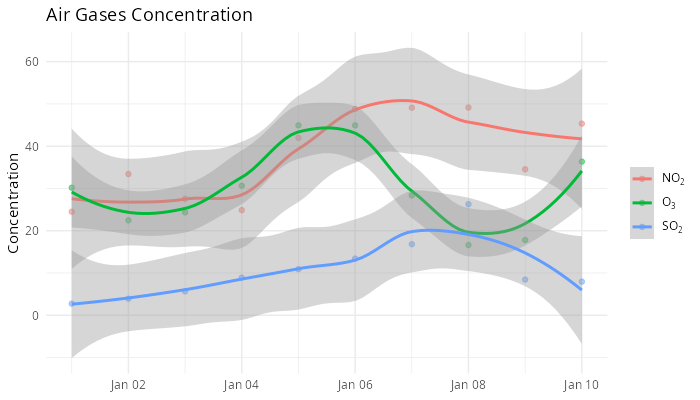

Here is the R script that generated this plot:
#  ----------------------------------------------------------------------------
#  R PLOTS EXAMPLES
#  Air Gases: ggplot2 multiple columns
#  File: air_gases.R
#  Enrique Pérez Herrero
#  30/Ago/2015
#  ----------------------------------------------------------------------------
#
#  Run from this folder: Rscript air_gases.R

library(dplyr)
library(tidyr)
library(ggplot2)

formula_expression <- function(formula) {
    # Turns a chemical formula such as "NO2" into the plotmath expression NO[2]
    x <- gsub("(\\d+)", "[\\1]*", formula)
    x <- sub("\\*$", "", x)
    parse(text = x)[[1]]
}


gases_text <- "
      Date       NO2         SO2          O3
2004-01-01  24.49864    2.756818    30.17857
2004-01-02  33.40000    3.912609    22.45514
2004-01-03  27.55435    5.654783    24.33342
2004-01-04  24.87391    8.910000    30.64569
2004-01-05  41.96348    10.893478   44.92825
2004-01-06  48.80913    13.417391   44.91305
2004-01-07  49.10217    16.808696   28.34968
2004-01-08  49.14217    26.273913   16.61955
2004-01-09  34.52261    8.438261    17.80235
2004-01-10  45.33087    7.955217    36.34493
"

# Load the data
gases <- read.table(text = gases_text, header = TRUE)

# Tidy the data: one row per date and gas
gases_long <- gases |>
    mutate(Date = as.Date(Date)) |>
    pivot_longer(-Date, names_to = "Gas", values_to = "Concentration")

# Plot the data, with subscripts in the legend labels (NO₂, SO₂, O₃)
gas_names  <- setdiff(names(gases), "Date")
gas_labels <- setNames(lapply(gas_names, formula_expression), gas_names)

p_gases <- ggplot(gases_long, aes(Date, Concentration, colour = Gas)) +
    geom_point(alpha = .5) +
    geom_smooth(method = "loess", formula = y ~ x) +
    scale_colour_hue(labels = gas_labels) +
    labs(title = "Air Gases Concentration", x = NULL, colour = NULL) +
    theme_minimal()

ggsave("air_gases.png", p_gases, width = 7, height = 4, dpi = 100, bg = "white")
